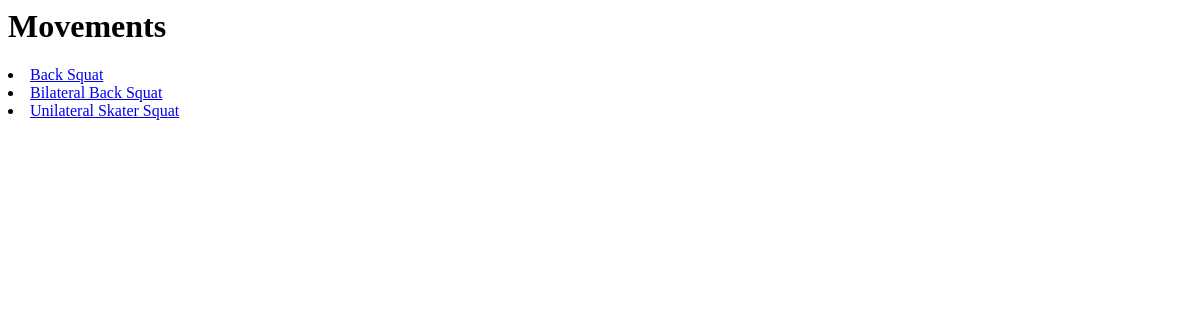
/workout/movement/, run on an earlier commit of the app's database.
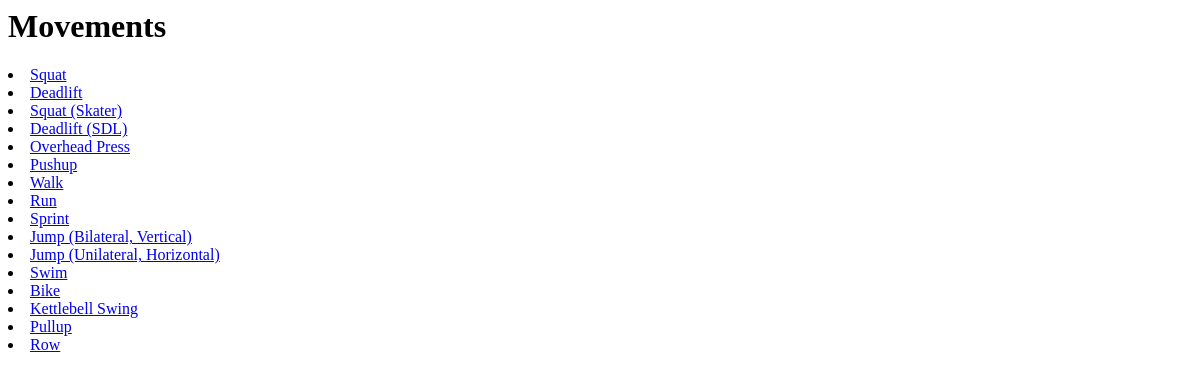
And on a later commit of the database.
### workout/models.py (models this page shows, shortened)
class Movement(models.Model):
    BEGINNER = 'BEG'
    INTERMEDIATE = 'INT'
    ADVANCED = 'ADV'
    DIFFICULTY_CHOICES = [
            (BEGINNER, 'Beginner'),
            (INTERMEDIATE, 'Intermediate'),
            (ADVANCED, 'Advanced'),
    ]
    name = models.CharField(max_length=256)
    description = models.CharField(max_length=2048)
    unilateral = models.BooleanField(default=False)
    video = models.URLField(max_length=1024, default=None, blank=True,
                            null=True)
    difficulty = models.CharField(
            max_length=3,
            choices=DIFFICULTY_CHOICES,
            default=INTERMEDIATE,
    )

### workout/views.py (the view)
# urls.py: path('workout/movement/', views.MovementListView.as_view(),
class MovementListView(generic.ListView):
    model = Movement
    template_name = 'workout/movement_list.html'
    def get_queryset(self):
        return Movement.objects.all()

### workout/templates/workout/movement_list.html (shortened to what this page needs)
<h1>Movements</h1>
{% for movement in movement_list %}
<li><a href="/workout/movement/{{movement.id}}/">{{ movement.name }}</a></li>
{% empty %}
	<li>No movements yet.</li>
{% endfor %}

What changed in the data, as far as the page shows it:
removed Movement: name "Bilateral Back Squat"
changed Movement: name "Back Squat" → "Squat"
added Movement: name "Deadlift"
changed Movement: name "Unilateral Skater Squat" → "Squat (Skater)"
added Movement: name "Deadlift (SDL)"
added Movement: name "Overhead Press"
added Movement: name "Pushup"
added Movement: name "Walk"
added Movement: name "Run"
added Movement: name "Sprint"
added Movement: name "Jump (Bilateral, Vertical)"
added Movement: name "Jump (Unilateral, Horizontal)"
added Movement: name "Swim"
added Movement: name "Bike"
added Movement: name "Kettlebell Swing"
added Movement: name "Pullup"
added Movement: name "Row"
